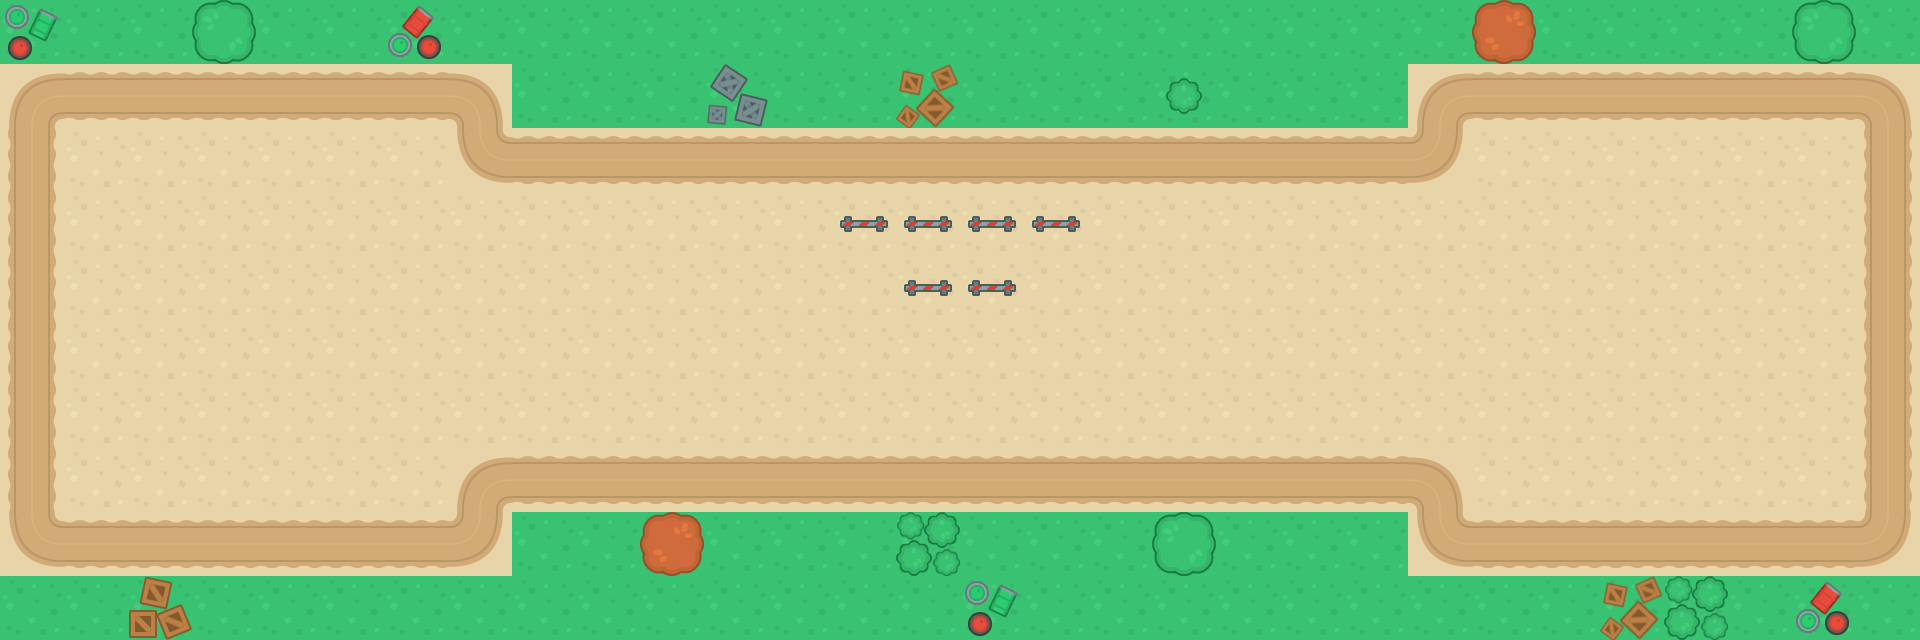

Below is a game level as drawn by its tile map, then a one-line description and the .tmx that defines it (tile-layer data replaced by summaries):
An orthogonal 30x10 tile map with 64x64 px tiles, 6 tile layers (botTerrain, botItem, worldItem, world, ...), 2 tilesets and 2 objects (Debut, Fin).

<map version="1.2" tiledversion="1.2.1" orientation="orthogonal" renderorder="right-down" width="30" height="10" tilewidth="64" tileheight="64" infinite="0" nextlayerid="12" nextobjectid="5">
 <tileset firstgid="1" name="tilesPerso" tilewidth="64" tileheight="64" tilecount="20" columns="5">
  <image source="../images/tilesPerso.png" width="320" height="256" />
  <tile id="0">
   <properties>
    <property name="Collides" type="bool" value="true" />
   </properties>
  </tile>
  <tile id="1">
   <properties>
    <property name="Collides" type="bool" value="true" />
   </properties>
  </tile>
  <tile id="2">
   <properties>
    <property name="Collides" type="bool" value="true" />
   </properties>
  </tile>
  <tile id="3">
   <properties>
    <property name="Collides" type="bool" value="true" />
   </properties>
  </tile>
  <tile id="4">
   <properties>
    <property name="Collides" type="bool" value="true" />
   </properties>
  </tile>
  <tile id="5">
   <properties>
    <property name="Collides" type="bool" value="true" />
   </properties>
  </tile>
  <tile id="6">
   <properties>
    <property name="Collides" type="bool" value="true" />
   </properties>
  </tile>
  <tile id="7">
   <properties>
    <property name="Collides" type="bool" value="true" />
   </properties>
  </tile>
  <tile id="8">
   <properties>
    <property name="Collides" type="bool" value="true" />
   </properties>
  </tile>
  <tile id="9">
   <properties>
    <property name="Collides" type="bool" value="true" />
   </properties>
  </tile>
  <tile id="10">
   <properties>
    <property name="Collides" type="bool" value="true" />
   </properties>
  </tile>
  <tile id="11">
   <properties>
    <property name="Collides" type="bool" value="true" />
   </properties>
  </tile>
  <tile id="12">
   <properties>
    <property name="Collides" type="bool" value="true" />
   </properties>
  </tile>
  <tile id="13">
   <properties>
    <property name="Collides" type="bool" value="true" />
   </properties>
  </tile>
  <tile id="14">
   <properties>
    <property name="Collides" type="bool" value="true" />
   </properties>
  </tile>
  <tile id="15">
   <properties>
    <property name="Collides" type="bool" value="true" />
   </properties>
  </tile>
  <tile id="16">
   <properties>
    <property name="Collides" type="bool" value="true" />
   </properties>
  </tile>
  <tile id="17">
   <properties>
    <property name="Collides" type="bool" value="true" />
   </properties>
  </tile>
  <tile id="18">
   <properties>
    <property name="Collides" type="bool" value="true" />
   </properties>
  </tile>
  <tile id="19">
   <properties>
    <property name="Collides" type="bool" value="true" />
   </properties>
  </tile>
 </tileset>
 <tileset firstgid="21" name="terrain" tilewidth="64" tileheight="64" tilecount="40" columns="10">
  <image source="../images/terrain.png" width="640" height="256" />
  <tile id="0">
   <properties>
    <property name="Collides" type="bool" value="false" />
   </properties>
  </tile>
  <tile id="1">
   <properties>
    <property name="Collides" type="bool" value="true" />
   </properties>
  </tile>
  <tile id="2">
   <properties>
    <property name="Collides" type="bool" value="true" />
   </properties>
  </tile>
  <tile id="3">
   <properties>
    <property name="Collides" type="bool" value="true" />
   </properties>
  </tile>
  <tile id="4">
   <properties>
    <property name="Collides" type="bool" value="true" />
   </properties>
  </tile>
  <tile id="5">
   <properties>
    <property name="Collides" type="bool" value="true" />
   </properties>
  </tile>
  <tile id="6">
   <properties>
    <property name="Collides" type="bool" value="true" />
   </properties>
  </tile>
  <tile id="7">
   <properties>
    <property name="Collides" type="bool" value="false" />
   </properties>
  </tile>
  <tile id="8">
   <properties>
    <property name="Collides" type="bool" value="false" />
   </properties>
  </tile>
  <tile id="9">
   <properties>
    <property name="Collides" type="bool" value="true" />
   </properties>
  </tile>
  <tile id="10">
   <properties>
    <property name="Collides" type="bool" value="false" />
   </properties>
  </tile>
  <tile id="11">
   <properties>
    <property name="Collides" type="bool" value="true" />
   </properties>
  </tile>
  <tile id="12">
   <properties>
    <property name="Collides" type="bool" value="true" />
   </properties>
  </tile>
  <tile id="13">
   <properties>
    <property name="Collides" type="bool" value="true" />
   </properties>
  </tile>
  <tile id="14">
   <properties>
    <property name="Collides" type="bool" value="true" />
   </properties>
  </tile>
  <tile id="15">
   <properties>
    <property name="Collides" type="bool" value="true" />
   </properties>
  </tile>
  <tile id="16">
   <properties>
    <property name="Collides" type="bool" value="true" />
   </properties>
  </tile>
  <tile id="17">
   <properties>
    <property name="Collides" type="bool" value="false" />
   </properties>
  </tile>
  <tile id="18">
   <properties>
    <property name="Collides" type="bool" value="false" />
   </properties>
  </tile>
  <tile id="19">
   <properties>
    <property name="Collides" type="bool" value="true" />
   </properties>
  </tile>
  <tile id="20">
   <properties>
    <property name="Collides" type="bool" value="false" />
   </properties>
  </tile>
  <tile id="21">
   <properties>
    <property name="Collides" type="bool" value="true" />
   </properties>
  </tile>
  <tile id="22">
   <properties>
    <property name="Collides" type="bool" value="true" />
   </properties>
  </tile>
  <tile id="23">
   <properties>
    <property name="Collides" type="bool" value="true" />
   </properties>
  </tile>
  <tile id="24">
   <properties>
    <property name="Collides" type="bool" value="true" />
   </properties>
  </tile>
  <tile id="25">
   <properties>
    <property name="Collides" type="bool" value="true" />
   </properties>
  </tile>
  <tile id="26">
   <properties>
    <property name="Collides" type="bool" value="true" />
   </properties>
  </tile>
  <tile id="27">
   <properties>
    <property name="Collides" type="bool" value="true" />
   </properties>
  </tile>
  <tile id="28">
   <properties>
    <property name="Collides" type="bool" value="true" />
   </properties>
  </tile>
  <tile id="29">
   <properties>
    <property name="Collides" type="bool" value="true" />
   </properties>
  </tile>
  <tile id="30">
   <properties>
    <property name="Collides" type="bool" value="false" />
   </properties>
  </tile>
  <tile id="31">
   <properties>
    <property name="Collides" type="bool" value="true" />
   </properties>
  </tile>
  <tile id="32">
   <properties>
    <property name="Collides" type="bool" value="true" />
   </properties>
  </tile>
  <tile id="33">
   <properties>
    <property name="Collides" type="bool" value="true" />
   </properties>
  </tile>
  <tile id="34">
   <properties>
    <property name="Collides" type="bool" value="true" />
   </properties>
  </tile>
  <tile id="35">
   <properties>
    <property name="Collides" type="bool" value="true" />
   </properties>
  </tile>
  <tile id="36">
   <properties>
    <property name="Collides" type="bool" value="true" />
   </properties>
  </tile>
  <tile id="37">
   <properties>
    <property name="Collides" type="bool" value="true" />
   </properties>
  </tile>
  <tile id="38">
   <properties>
    <property name="Collides" type="bool" value="true" />
   </properties>
  </tile>
  <tile id="39">
   <properties>
    <property name="Collides" type="bool" value="true" />
   </properties>
  </tile>
 </tileset>
 <layer id="6" name="botTerrain" width="30" height="10">
  <data>[300 cells, 300 non-empty, 2 distinct tile ids]</data>
 </layer>
 <layer id="11" name="botItem" width="30" height="10">
  <data>[300 cells, 16 non-empty, 9 distinct tile ids]</data>
 </layer>
 <layer id="10" name="worldItem" width="30" height="10">
  <data>[300 cells, 6 non-empty, 1 distinct tile ids]</data>
 </layer>
 <layer id="5" name="world" width="30" height="10">
  <data>[300 cells, 76 non-empty, 6 distinct tile ids]</data>
 </layer>
 <layer id="8" name="top" width="30" height="10">
  <data>[300 cells, 0 non-empty, 0 distinct tile ids]</data>
 </layer>
 <layer id="7" name="overlap" width="30" height="10">
  <data>[300 cells, 0 non-empty, 0 distinct tile ids]</data>
 </layer>
 <objectgroup id="9" name="Objects">
  <object id="1" name="Debut" x="242" y="314" />
  <object id="2" name="Fin" x="1660" y="314" />
 </objectgroup>
</map>
